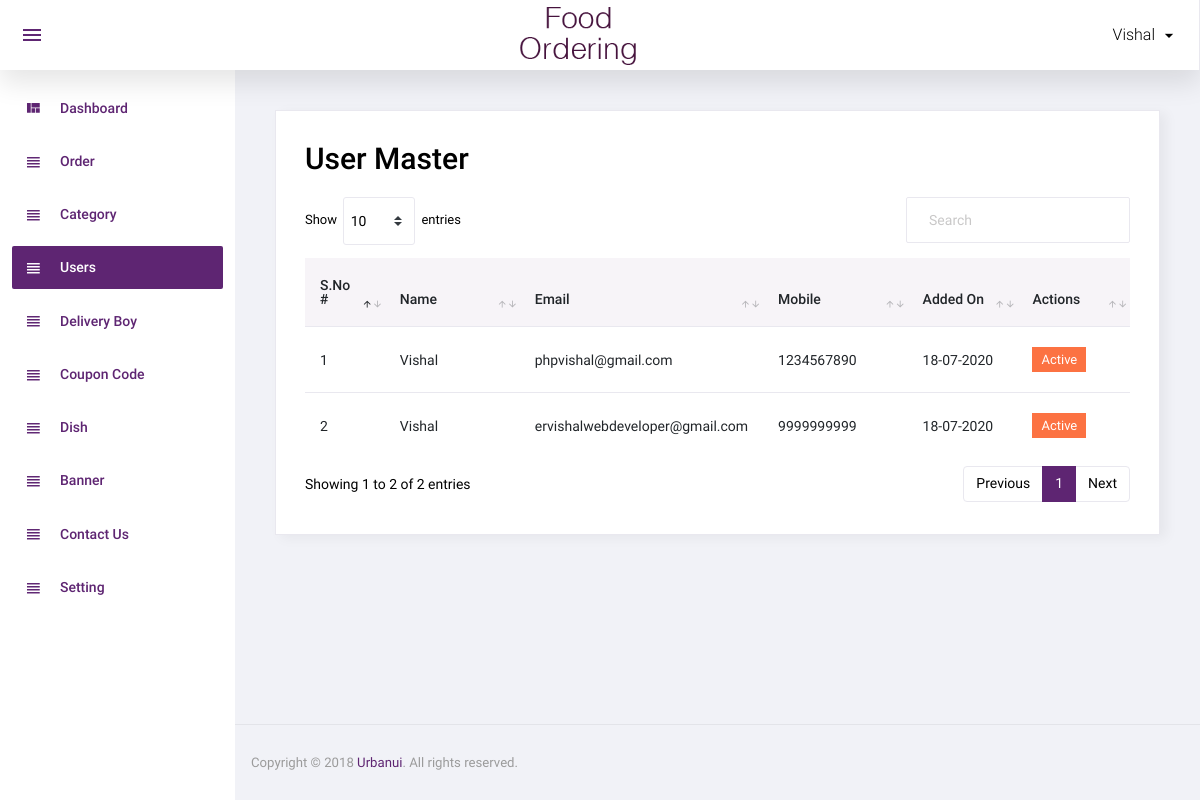
The app's page /admin/user.php (signed in) with its own data.
### tables this page shows
CREATE TABLE `user` (
  `id` int(11) NOT NULL,
  `name` varchar(50) NOT NULL,
  `email` varchar(50) NOT NULL,
  `mobile` varchar(15) NOT NULL,
  `password` varchar(100) NOT NULL,
  `status` int(11) NOT NULL,
  `email_verify` int(11) NOT NULL,
  `rand_str` varchar(20) NOT NULL,
  `added_on` datetime NOT NULL
);

### admin/user.php (the view, shortened to what this page needs)
<?php
include('top.php');
$sql="select * from user order by id desc";
$res=mysqli_query($con,$sql);
?>
  <div class="card">
            <div class="card-body">
              <h1 class="grid_title">User Master</h1>
			  <div class="row grid_box">
                <div class="col-12">
                  <div class="table-responsive">
                    <table id="order-listing" class="table">
                      <thead>
                        <tr>
                            <th width="10%">S.No #</th>
                            <th width="20%">Name</th>
                            <th width="20%">Email</th>
							<th width="20%">Mobile</th>
                            <th width="15%">Added On</th>
							<th width="15%">Actions</th>
                        </tr>
                      </thead>
                      <tbody>
                        <?php if(mysqli_num_rows($res)>0){
						$i=1;
						while($row=mysqli_fetch_assoc($res)){
						?>
						<tr>
                            <td><?php echo $i?></td>
                            <td><?php echo $row['name']?></td>
							<td><?php echo $row['email']?></td>
							<td><?php echo $row['mobile']?></td>
							<td>
							<?php
							$dateStr=strtotime($row['added_on']);
							echo date('d-m-Y',$dateStr);
							?>
							</td>
							<td>
								<?php
								if($row['status']==1){
								?>
								<a href="?id=<?php echo $row['id']?>&type=deactive"><label class="badge badge-danger hand_cursor">Active</label></a>
								<?php
								}else{
								?>
								<a href="?id=<?php echo $row['id']?>&type=active"><label class="badge badge-info hand_cursor">Deactive</label></a>
								<?php
								}
								?>
							</td>
                        </tr>
                        <?php
						$i++;
						} } else { ?>
						<tr>
							<td colspan="5">No data found</td>
						</tr>
						<?php } ?>
                      </tbody>
                    </table>
                  </div>
				</div>
              </div>
            </div>
          </div>
<?php include('footer.php');?>

### records on screen
user: name "Vishal", email "phpvishal@gmail.com", mobile "1234567890", added_on "18-07-2020"
user: name "Vishal", email "ervishalwebdeveloper@gmail.com", mobile "9999999999", added_on "18-07-2020"

### other values on screen
$_SESSION['ADMIN_USER'] "Vishal"
